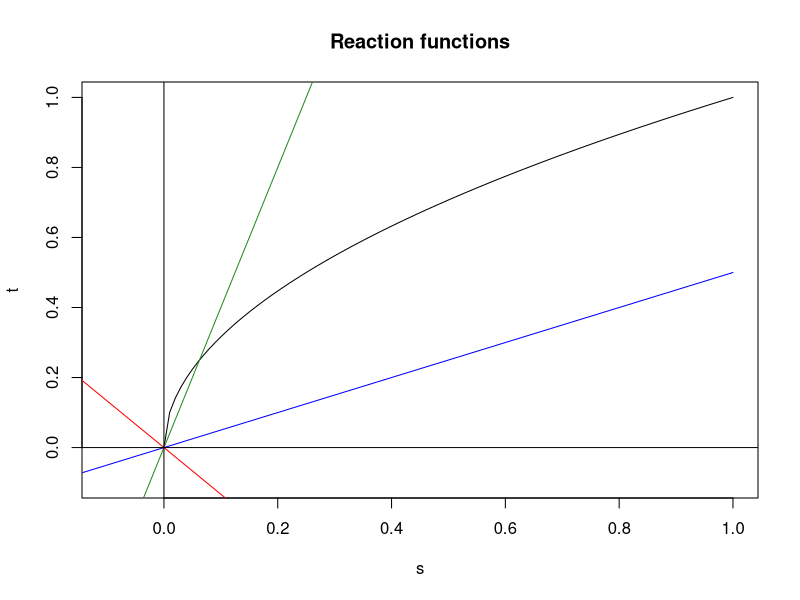

This figure's R source:

# Problem 4 ---------------------------------------------------------------

s <- seq(-1, 1, 0.01)
gamma2 <- sqrt(s)
alphas <- c(-3 / 4, 1 / 4, 2)
cols <- c("red", "forestgreen", "blue")

png("assignment_writeups/plot_4.png")
plot(s, gamma2, type = "l", xlim = c(-0.1, 1), ylim = c(-0.1, 1),
     ylab = "t", main = "Reaction functions")
for (i in 1:length(alphas)){
  lines(s, s / alphas[i], col = cols[i])
}
abline(h = 0)
abline(v = 0)
dev.off()